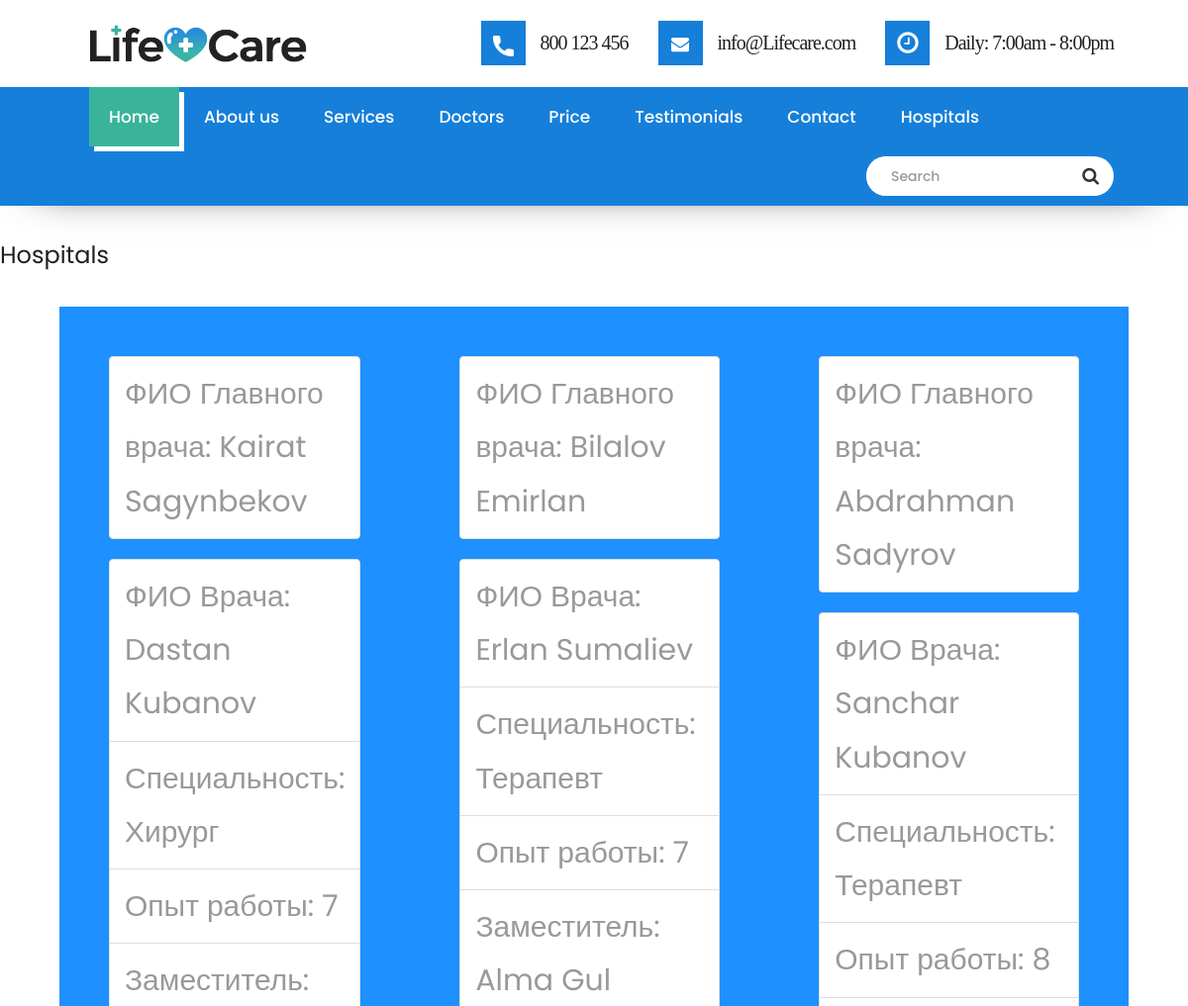
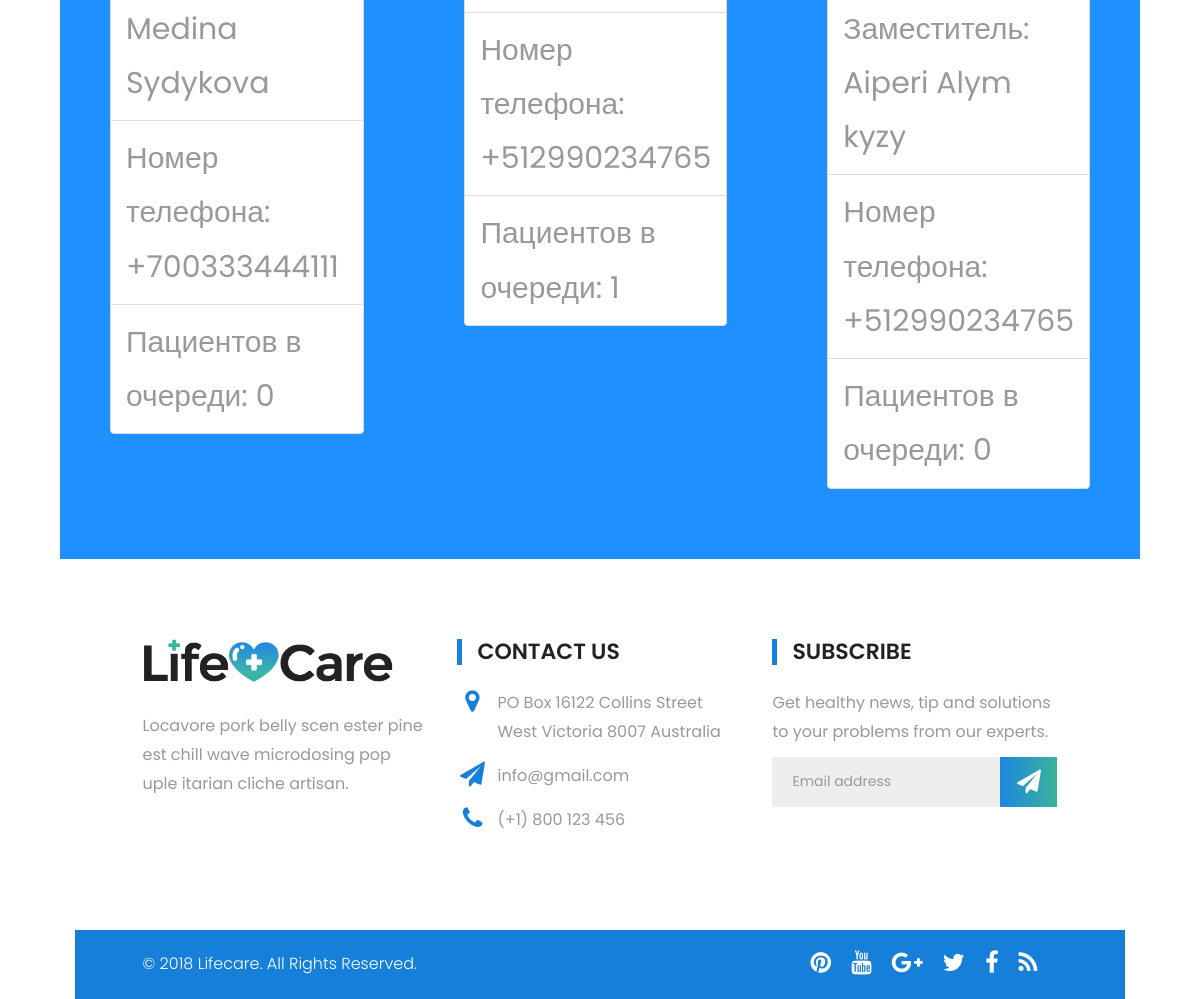
The app's page /hospitals/ with its own data (2 pictures, top to bottom).
### hospital/models.py (models this page shows, shortened)
class Hospital(models.Model):
    name = models.CharField(max_length=100, blank=True)
    classification_code = models.IntegerField('ОКПО', unique=True)
    REGION = [
        ('Бишкек', 'Бишкек'),
        ('Ош', 'Ош'),
        ('Баткен', 'Баткен'),
        ('Жалал-Абад', 'Жалал-Абад'),
        ('Нарын', 'Нарын'),
        ('Ошская обл.', 'Ошская обл.'),
        ('Талас', 'Талас'),
        ('Чуйская обл.', 'Чуйская обл.'),
        ('Ысык-Кол', 'Ысык-Кол')
    ]
    region = models.CharField(max_length=30, choices=REGION, default='Кыргызстан')
    ownership_type = models.BooleanField(default=False)  # False - частная клиника, True - госудаоственная
    max_people = models.DecimalField(
        max_digits=5,
        decimal_places=2,
        null=True,
        validators=[MinValueValidator(0), MaxValueValidator(100.00)]
    )

class HeadDoctor(models.Model):
    full_name = models.CharField(max_length=100)
    inn_code = models.IntegerField('ИНН', unique=True)
    age = models.IntegerField()
    experience = models.IntegerField()
    telephone = models.CharField(max_length=30)
    hospital = models.OneToOneField('Hospital', on_delete=models.DO_NOTHING, related_name='head_doctor')

class Doctor(models.Model):
    OCCUPATION = [
        ('Хирург', 'Хирург'),
        ('Терапевт', 'Терапевт'),
    ]
    hospital = models.ForeignKey('Hospital', on_delete=models.DO_NOTHING, related_name='doctors')
    occupation = models.CharField(max_length=20, choices=OCCUPATION)
    full_name = models.CharField(max_length=100)
    inn_code = models.IntegerField('ИНН', unique=True)
    age = models.IntegerField()
    experience = models.IntegerField()
    telephone = models.CharField(max_length=30)
    nurse = models.ForeignKey(Nurse, on_delete=models.DO_NOTHING)

class Nurse(models.Model):
    full_name = models.CharField(max_length=100)
    inn_code = models.IntegerField('ИНН', unique=True)
    age = models.IntegerField()
    telephone = models.CharField(max_length=30)

### hospital/views.py (the view)
# urls.py: path('hospitals/', hospitals, name='hospitals')
def hospitals(request):
    if request.method == 'GET':
        hospitals = Hospital.objects.all()
        context = {'hospitals': hospitals}
        return render(request, 'hospital/Hospitals.html', context)

### hospital/templates/hospital/Hospitals.html (shortened to what this page needs)
{% extends 'hospital/base.html' %}
{% load static %}
{% block content %}
<br>
<br>
<br>
<br>
<br>
<br>
<br>
<br>
<br>
<h1>Hospitals</h1>
<div>
<div>
<div class="container">
<div class="row">
<div class="col-4">
<div class="card m-2" style="width: 18rem;">
<br>
</div>
    <div class="flex-container" style="display: flex;
  background-color: DodgerBlue;">
    {% for hospital in hospitals %}
        <div class="dastan" style="margin: 10px;
  padding: 40px;
    ">
        <ul class="list-group list-group-flush">
            <li class="list-group-item">ФИО Главного врача: {{hospital.head_doctor.full_name}}</li>
        </ul>
        <ul class="list-group list-group-flush">
            {% for doctor in hospital.doctors.all %}
                <li class="list-group-item">ФИО Врача: {{doctor.full_name}}</li>
                <li class="list-group-item">Специальность: {{doctor.occupation}}</li>
                <li class="list-group-item">Опыт работы: {{doctor.experience}}</li>
                <li class="list-group-item">Заместитель: {{doctor.nurse.full_name}}</li>
                <li class="list-group-item">Номер телефона: {{doctor.nurse.telephone}}</li>
                <li class="list-group-item">Пациентов в очереди: {{doctor.patients.count}}</li>
            {% endfor %}
        </ul>
            </div>
    {% endfor %}
    </div>
</div>
</div>
{% endblock %}

### hospital/templates/hospital/base.html (shortened to what this page needs)
<!DOCTYPE html>
{% load static %}
<html lang="en">
   <head>
   <link rel="stylesheet" href="{% static 'css/bootstrap.min.css' %}">
   <link rel="stylesheet" href="{% static 'style.css' %}">
   <link rel="stylesheet" href="{% static 'css/colors.css' %}">
   <link rel="stylesheet" href="{% static 'css/versions.css' %}">
   <link rel="stylesheet" href="{% static 'css/responsive.css' %}">
   <link rel="stylesheet" href="{% static 'css/custom.css' %}">
   </head>
   <body class="clinic_version">
      <header>
         <div class="header-top wow fadeIn">
            <div class="container">
               <a class="navbar-brand" href="index.html"><img src="images/logo.png" alt="image"></a>
               <div class="right-header">
                  <div class="header-info">
                     <div class="info-inner">
                        <span class="icontop"><img src="{% static 'images/phone-icon.png' %}" alt="#"></span>
                        <span class="iconcont"><a href="tel:800 123 456">800 123 456</a></span>
                     </div>
                     <div class="info-inner">
                        <span class="icontop"><i class="fa fa-envelope" aria-hidden="true"></i></span>
                        <span class="iconcont"><a data-scroll href="mailto:info@yoursite.com">info@Lifecare.com</a></span>
                     </div>
                     <div class="info-inner">
                        <span class="icontop"><i class="fa fa-clock-o" aria-hidden="true"></i></span>
                        <span class="iconcont"><a data-scroll href="#">Daily: 7:00am - 8:00pm</a></span>
                     </div>
                  </div>
               </div>
            </div>
         </div>
         <div class="header-bottom wow fadeIn">
            <div class="container">
               <nav class="main-menu">
                  <div id="navbar" class="navbar-collapse collapse">
                     <ul class="nav navbar-nav">
                        <li><a class="active" href="index.html">Home</a></li>
                        <li><a data-scroll href="#about">About us</a></li>
                        <li><a data-scroll href="#service">Services</a></li>
                        <li><a data-scroll href="#doctors">Doctors</a></li>
                        <li><a data-scroll href="#price">Price</a></li>
						<li><a data-scroll href="#testimonials">Testimonials</a></li>
                        <li><a data-scroll href="#getintouch">Contact</a></li>
                        <li><a data-scroll href="{% url 'hospitals' %}">Hospitals</a></li>
                     </ul>
                  </div>
               </nav>
               <div class="serch-bar">
                  <div id="custom-search-input">
                     <div class="input-group col-md-12">
                        <input type="text" class="form-control input-lg" placeholder="Search" />
                        <span class="input-group-btn">
                        <button class="btn btn-info btn-lg" type="button">
                        <i class="fa fa-search" aria-hidden="true"></i>
                        </button>
                        </span>
                     </div>
                  </div>
               </div>
            </div>
         </div>
      </header>
      {% block content %}
      {% endblock %}
      <footer id="footer" class="footer-area wow fadeIn">
         <div class="container">
            <div class="row">
               <div class="col-md-4">
                  <div class="logo padding">
                     <a href=""><img src="images/logo.png" alt=""></a>
                     <p>Locavore pork belly scen ester pine est chill wave microdosing pop uple itarian cliche artisan.</p>
                  </div>
               </div>
               <div class="col-md-4">
                  <div class="footer-info padding">
                     <h3>CONTACT US</h3>
                     <p><i class="fa fa-map-marker" aria-hidden="true"></i> PO Box 16122 Collins Street West Victoria 8007 Australia</p>
                     <p><i class="fa fa-paper-plane" aria-hidden="true"></i> info@gmail.com</p>
                     <p><i class="fa fa-phone" aria-hidden="true"></i> (+1) 800 123 456</p>
                  </div>
               </div>
               <div class="col-md-4">
                  <div class="subcriber-info">
                     <h3>SUBSCRIBE</h3>
                     <p>Get healthy news, tip and solutions to your problems from our experts.</p>
                     <div class="subcriber-box">
                        <form id="mc-form" class="mc-form">
                           <div class="newsletter-form">
                              <input type="email" autocomplete="off" id="mc-email" placeholder="Email address" class="form-control" name="EMAIL">
                              <button class="mc-submit" type="submit"><i class="fa fa-paper-plane"></i></button>
                           </div>
                        </form>
                     </div>
                  </div>
               </div>
            </div>
         </div>
      </footer>
      <div class="copyright-area wow fadeIn">
         <div class="container">
            <div class="row">
               <div class="col-md-8">
                  <div class="footer-text">
                     <p>© 2018 Lifecare. All Rights Reserved.</p>
                  </div>
               </div>
               <div class="col-md-4">
                  <div class="social">
                     <ul class="social-links">
                        <li><a href=""><i class="fa fa-rss"></i></a></li>
                        <li><a href=""><i class="fa fa-facebook"></i></a></li>
                        <li><a href=""><i class="fa fa-twitter"></i></a></li>
                        <li><a href=""><i class="fa fa-google-plus"></i></a></li>
                        <li><a href=""><i class="fa fa-youtube"></i></a></li>
                        <li><a href=""><i class="fa fa-pinterest"></i></a></li>
                     </ul>
                  </div>
               </div>
            </div>
         </div>
      </div>
   </body>
</html>

### static/style.css (style rules this page uses)
.flex-container { display: flex; background-color: DodgerBlue; }
.flex-container > div { margin: 10px; padding: 20px; font-size: 30px; }
body { color: #999; font-size: 15px; font-family: 'Source Sans Pro', sans-serif; line-height: 1.80857; }
a { color: #1f1f1f; text-decoration: none !important; outline: none !important; -webkit-transition: all .3s ease-in-out; -moz-transition: all .3s ease-in-out; -ms-transition: all .3s ease-in-out; -o-transition: all .3s ease-in-out; transition: all .3s ease-in-out; }
h1, h2, h3, h4, h5, h6 { letter-spacing: 0; font-weight: normal; position: relative; padding: 0 0 10px 0; font-weight: normal; line-height: 120% !important; color: #1f1f1f; margin: 0 }
h1 { font-size: 24px }
h3 { font-size: 18px }
a { color: #1f1f1f; text-decoration: none; outline: none; }
a, .btn { text-decoration: none !important; outline: none !important; -webkit-transition: all .3s ease-in-out; -moz-transition: all .3s ease-in-out; -ms-transition: all .3s ease-in-out; -o-transition: all .3s ease-in-out; transition: all .3s ease-in-out; }
.navbar-nav li { position: relative; }
.btn { border: 0 !important; }

### static/css/versions.css (style rules this page uses)
body.clinic_version { font-family: 'Roboto', sans-serif; }

### static/css/responsive.css (style rules this page uses)
@media (max-width: 1200px) { .container { width: 90%; } }

### records on screen
Hospital: head_doctor.full_name "Kairat Sagynbekov"
Doctor: full_name "Dastan Kubanov", occupation "Хирург", experience "7", nurse.full_name "Medina Sydykova", nurse.telephone "+700333444111", patients.count "0"
Hospital: head_doctor.full_name "Bilalov Emirlan"
Doctor: full_name "Erlan Sumaliev", occupation "Терапевт", experience "7", nurse.full_name "Alma Gul", nurse.telephone "+512990234765", patients.count "1"
Hospital: head_doctor.full_name "Abdrahman Sadyrov"
Doctor: full_name "Sanchar Kubanov", occupation "Терапевт", experience "8", nurse.full_name "Aiperi Alym kyzy", nurse.telephone "+512990234765", patients.count "0"
